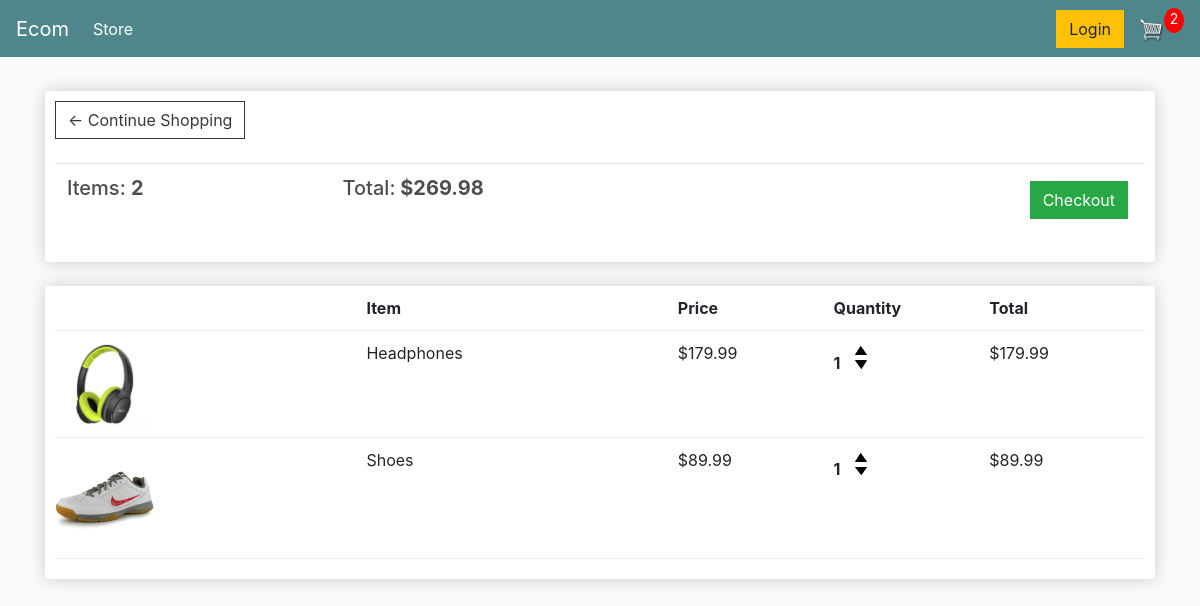
The app's page /cart/ (signed in) with its own data.
### store/models.py (models this page shows, shortened)
class Order(models.Model):
    customer = models.ForeignKey(Customer, on_delete=models.SET_NULL, blank=True, null=True)
    data_orderd = models.DateTimeField(auto_now_add=True)
    complete = models.BooleanField(default=False, null=True, blank=False)
    transaction_id = models.CharField(max_length=200, null=True)
    @property
    def get_cart_total(self):
        orderitems = self.orderitem_set.all()
        total = sum([ item.get_total for item in orderitems ])
        return total
    @property
    def get_cart_items(self):
        orderitems=self.orderitem_set.all()
        total = sum([ item.quantity for item in orderitems ])
        return total

class OrderItem(models.Model):
    product = models.ForeignKey(Product, on_delete=models.SET_NULL,blank=True, null=True)
    order = models.ForeignKey(Order, on_delete=models.SET_NULL, blank=True,null=True)
    quantity = models.IntegerField(default=0, null=True, blank=True)
    date_added = models.DateTimeField(auto_now_add=True)
    @property
    def get_total(self):
        total = self.product.price * self.quantity
        return total

class Product(models.Model):
    name = models.CharField(max_length=200, null=True)
    price = models.DecimalField(max_digits=7,decimal_places=2)
    digital = models.BooleanField(default=False, null=True, blank=False)
    image =models.ImageField(null=True, blank=True)
    @property
    def image_url(self):
        if self.image and hasattr(self.image, 'url'):
            return self.image.url

### store/views.py (the view)
# urls.py: path('cart/', views.cart, name="cart"),
def cart(request):
     data = cartData(request)
     cartItems = data['cartItems']
     order = data['order']
     items = data['items']
     context = {'items':items, 'order':order, 'cartItems':cartItems}
     return render(request, 'store/cart.html', context)

### store/utils.py (called while the page is built)
def cartData(request):
    if request.user.is_authenticated:
        customer = request.user.customer
        order,created = Order.objects.get_or_create(customer=customer, complete=False)
        items = order.orderitem_set.all()
        cartItems = order.get_cart_items
    else:
         cookieData = cookieCart(request)
         cartItems = cookieData['cartItems']
         order = cookieData['order']
         items = cookieData['items']
    return{'cartItems': cartItems, 'order':order, 'items':items}

### store/templates/store/cart.html
{% extends 'store/main.html' %}
{% load static %}
{% block content%}
<div class="row">
	<div class="col-lg-12">
		<div class="box-element">
		  <a  class="btn btn-outline-dark" href="{% url 'store' %}">&#x2190; Continue Shopping</a>
			<br>
			<br>
			  <table class="table">
			   <tr>
			     <th><h5>Items: <strong>{{order.get_cart_items}}</strong></h5></th>
			     <th><h5>Total:<strong> ${{order.get_cart_total|floatformat:2}}</strong></h5></th>
			     <th>
			       <a  style="float:right; margin:5px;"
				   class="btn btn-success" href="{% url 'checkout' %}">Checkout</a>
			     </th>
			   </tr>
			 </table>
		</div>
			<br>
			<div class="box-element">
        <div class="cart-row">
			    <div style="flex:2"></div>
			    <div style="flex:2"><strong>Item</strong></div>
			    <div style="flex:1"><strong>Price</strong></div>
			    <div style="flex:1"><strong>Quantity</strong></div>
			    <div style="flex:1"><strong>Total</strong></div>
			  </div>
			{% for item in items  %}
			<div class="cart-row">
			    <div style="flex:2"><img class="row-image" src="{{item.product.image_url}}"></div>
			    <div style="flex:2">{{item.product.name}}</div>
			    <div style="flex:1"><p>${{item.product.price|floatformat:2}}</p></div>
			    <div style="flex:1">
			       	<p class="quantity">{{item.quantity}}</p>
			      <div class="quantity">
				<img data-product={{item.product.id}} data-action="add"
				     class="chg-quantity update-cart" src="{% static  'images/arrow-up.png' %}">
				<img  data-product={{item.product.id}} data-action="remove"
				      class="chg-quantity update-cart" src="{% static  'images/arrow-down.png' %}">
			      </div>
			    </div>
			    <div style="flex:1"><p>${{item.get_total}}</p></div>
			</div>
			{% endfor  %}
		</div>
	</div>
</div>
{% endblock content%}

### static/css/main.css (style rules this page uses)
body { background-color: hsl(0, 0%, 98%); }
h1,h2,h3,h4,h5,h6 { color:hsl(0, 0%, 30%); }
.box-element { box-shadow:hsl(0, 0%, 80%) 0 0 16px; background-color: #fff; border-radius: 4px; padding: 10px; }
.col-lg-4, .col-lg-6, .col-lg-8, .col-lg-12 { margin-top: 10px; }
.btn { border-radius: 0; }
.row-image { width: 100px; }
.cart-row { display: flex; align-items: flex-stretch; padding-bottom: 10px; margin-bottom: 10px; border-bottom: 1px solid #ececec; }
.quantity { display: inline-block; font-weight: 700; padding-right:10px; }
.chg-quantity { width: 12px; cursor: pointer; display: block; margin-top: 5px; transition:.1s; }

### records on screen
Order: get_cart_items "2", get_cart_total "269.98"
OrderItem: product.image_url (picture), product.name "Headphones", product.price "179.99", quantity "1", get_total "179.99"
OrderItem: product.image_url (picture), product.name "Shoes", product.price "89.99", quantity "1", get_total "89.99"

### other values on screen
{{ cartItems }} "2"
